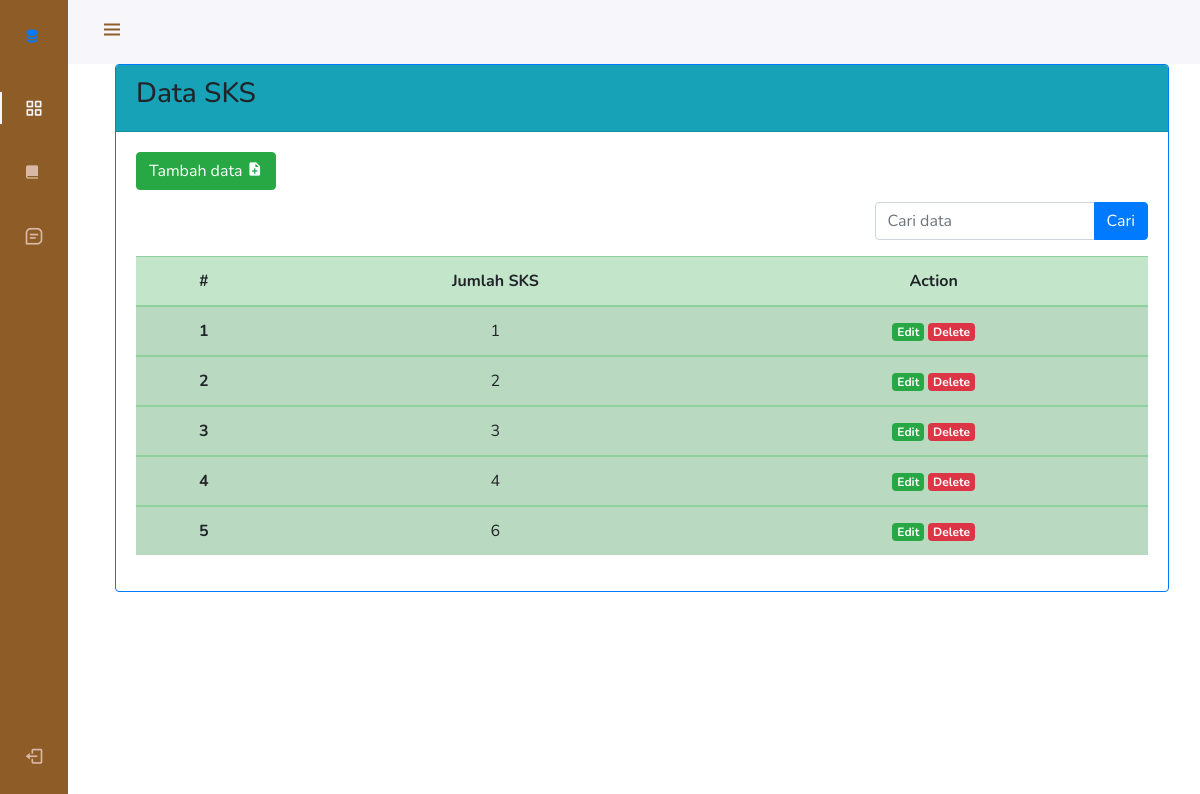
Page /index.php/home on the committed database.
### tables this page shows
CREATE TABLE `tbl_sks` (
  `id_sks` int(11) NOT NULL,
  `jumlah_sks` int(11) DEFAULT NULL
);

### application/controllers/Home.php (called while the page is built, shortened)
<?php
class Home extends CI_Controller
{
    public function __construct()
    {
        $this->load->model('M_sks');
    }
    public function index()
    {
        $data['user'] = $this->db->get_where('user', ['email' => $this->session->userdata('email')])->row_array();
        $data['judul'] = "SKS";
        $data['sks'] = $this->M_sks->getAllSks();
        $this->load->view('template/header', $data);
        $this->load->view('admin/sks/home', $data);
        $this->load->view('template/footer');
    }
}

### index.php (called while the page is built, shortened)
<?php
require_once BASEPATH.'core/CodeIgniter.php';

### application/models/M_sks.php (called while the page is built, shortened)
<?php
class M_sks extends CI_Model
{
    public function getAllSks()
    {
        return $this->db->get('tbl_sks')->result_array();
    }
}

### application/views/admin/sks/home.php (the view, shortened to what this page needs)
<div class="container mt-3">
  <div class="card border-primary">
    <div class="card-header bg-info">
      <h3>Data SKS</h3>
    </div>
    <div class="card-body">
      <a href="<?= base_url('home/tambah') ?>" class="btn btn-success card-title">Tambah data <i class='bx bxs-file-plus'></i></a>
      <div class="row">
        <div class="col">
          <form action="" method="post" class="float-right">
            <div class="input-group mb-3">
              <input type="text" class="form-control" placeholder="Cari data" name="keyword">
              <div class="input-group-append">
                <button class="btn btn-primary" type="submit">Cari</button>
              </div>
            </div>
          </form>
        </div>
      </div>
      <table class="table table-success table-striped text-center">
        <thead>
          <tr>
            <th scope="col">#</th>
            <th scope="col">Jumlah SKS</th>
            <th scope="col">Action</th>
          </tr>
        </thead>
        <tbody>
          <?php $i = 1;
          foreach ($sks as $s) { ?>
            <tr>
              <th scope="row"><?= $i++; ?></th>
              <td><?= $s['jumlah_sks']; ?></td>
              <td>
                <a href="<?= base_url('home/edit/' . $s['id_sks']) ?>" class="badge badge-success">Edit</a>
                <a href="<?= base_url('home/hapus/' . $s['id_sks']) ?>" class="badge badge-danger" onclick="return confirm('Yakin?');">Delete</a>
              </td>
            </tr>
        </tbody>
      <?php } ?>
      </table>
    </div>
  </div>
</div>

### assetss/style.css (style rules this page uses)
:root { --header-height: 3rem; --nav-width: 68px; --first-color: #8e5c27; --first-color-light: #d9b8a5; --white-color: #f7f6fb; --body-font: "Nunito", sans-serif; --normal-font-size: 1rem; --z-fixed: 100; }
body { position: relative; margin: var(--header-height) 0 0 0; padding: 0 1rem; font-family: var(--body-font); font-size: var(--normal-font-size); transition: 0.5s; }
a { text-decoration: none; }
@media screen and (min-width: 768px) { body { margin: calc(var(--header-height) + 1rem) 0 0 0; padding-left: calc(var(--nav-width) + 2rem); } }

### rows in the picture
tbl_sks: jumlah_sks "1"
tbl_sks: jumlah_sks "2"
tbl_sks: jumlah_sks "3"
tbl_sks: jumlah_sks "4"
tbl_sks: jumlah_sks "6"
